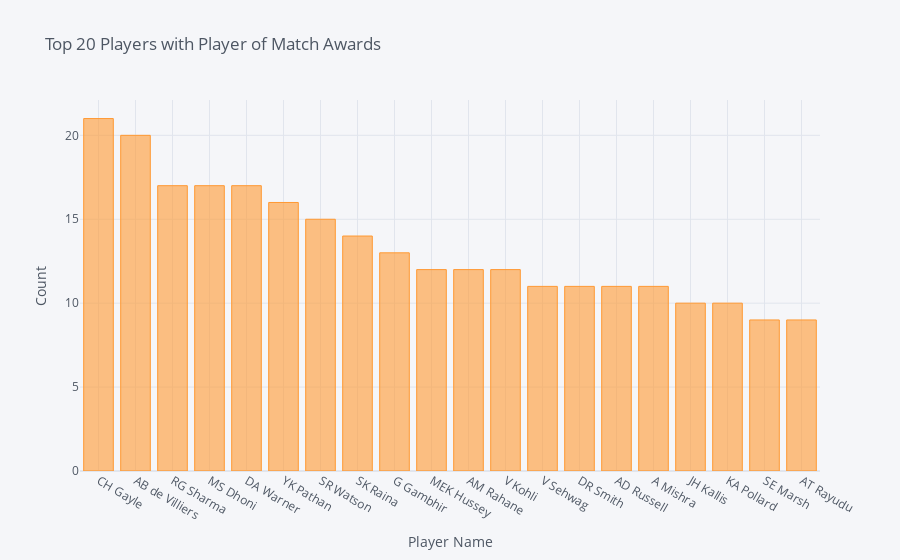

This figure's notebook cell:
### Code cell
player_of_match.head(20).iplot(kind='bar',
                              xTitle='Player Name', yTitle='Count',
                              title='Top 20 Players with Player of Match Awards')

### Figure 1 — Plotly figure (JSON) as saved in the notebook; plotly's stock layout.template omitted (floating-point values rounded to 4 significant figures)
{"data": [{"marker": {"color": "rgba(255, 153, 51, 0.6)", "line": {"color": "rgba(255, 153, 51, 1.0)", "width": 1}}, "name": "player_of_match", "orientation": "v", "text": "", "type": "bar", "x": ["CH Gayle", "AB de Villiers", "RG Sharma", "MS Dhoni", "DA Warner", "YK Pathan", "SR Watson", "SK Raina", "G Gambhir", "MEK Hussey", "AM Rahane", "V Kohli", "V Sehwag", "DR Smith", "AD Russell", "A Mishra", "JH Kallis", "KA Pollard", "SE Marsh", "AT Rayudu"], "y": [21, 20, 17, 17, 17, 16, 15, 14, 13, 12, 12, 12, 11, 11, 11, 11, 10, 10, 9, 9]}], "layout": {"autosize": true, "legend": {"bgcolor": "#F5F6F9", "font": {"color": "#4D5663"}}, "paper_bgcolor": "#F5F6F9", "plot_bgcolor": "#F5F6F9", "title": {"font": {"color": "#4D5663"}, "text": "Top 20 Players with Player of Match Awards"}, "xaxis": {"autorange": true, "gridcolor": "#E1E5ED", "range": [-0.5, 19.5], "showgrid": true, "tickfont": {"color": "#4D5663"}, "title": {"font": {"color": "#4D5663"}, "text": "Player Name"}, "type": "category", "zerolinecolor": "#E1E5ED"}, "yaxis": {"autorange": true, "gridcolor": "#E1E5ED", "range": [0, 22.11], "showgrid": true, "tickfont": {"color": "#4D5663"}, "title": {"font": {"color": "#4D5663"}, "text": "Count"}, "type": "linear", "zerolinecolor": "#E1E5ED"}}}
